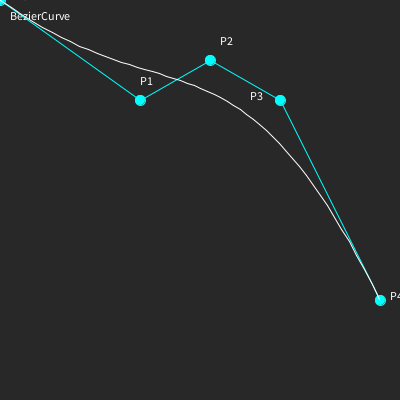
Frame 1 (no input)
Frame 60 (the mouse pressed at the canvas centre just before this capture): identical to frame 1, image omitted
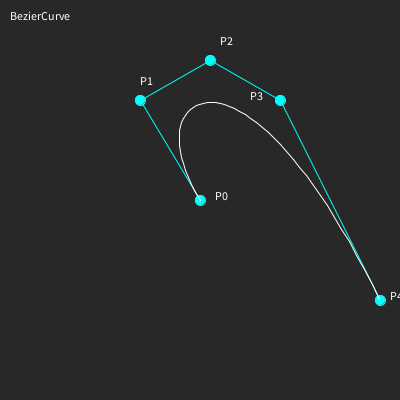
Frame 120 (the mouse held since frame 60 and released just before this capture)

The Processing sketch that drew these frames (run headless with seeded random() and noise(); from frame 60 on, the mouse is pressed at the canvas centre):

// Processing sketch: sketch_4_1
// ── sketch_4_1.pde
class BezierCurve {

  PVector P0, P1, P2, P3, P4;
  PVector[] R;
  int tn;

  BezierCurve() {
    P0 = new PVector(); P0.x =  20; P0.y = 300;
    P1 = new PVector(); P1.x = 140; P1.y = 100;
    P2 = new PVector(); P2.x = 210; P2.y = 60;
    P3 = new PVector(); P3.x = 280; P3.y = 100;
    P4 = new PVector(); P4.x = 380; P4.y = 300;

    tn = 50;
    R = new PVector[tn+1];
  }

  void draw() {

    int   i, tt;
    float t=0.0;
    float ts = (float)1 / tn;
    float B40t, B41t, B42t, B43t, B44t;

    stroke(0, 255, 255);
    fill(0, 255, 255, 30);
    //quad(P0.x, P0.y, P1.x, P1.y, P2.x, P2.y, P3.x, P3.y);
    line(P0.x, P0.y, P1.x, P1.y);
    line(P1.x, P1.y, P2.x, P2.y);
    line(P2.x, P2.y, P3.x, P3.y);
    line(P3.x, P3.y, P4.x, P4.y);

    fill(0, 255, 255);
    ellipse(P0.x, P0.y, 10, 10);
    ellipse(P1.x, P1.y, 10, 10);
    ellipse(P2.x, P2.y, 10, 10);
    ellipse(P3.x, P3.y, 10, 10);
    ellipse(P4.x, P4.y, 10, 10);

    // text control points
    fill(255, 255, 255);
    text("P0", P0.x+15, P0.y   ); // p0
    text("P1", P1.x,    P1.y-15); // p1
    text("P2", P2.x+10, P2.y-15); // p2
    text("P3", P3.x-30, P3.y   ); // p3
    text("P4", P4.x+10, P4.y);

    noFill();
    stroke(255, 255, 255);

    for(tt = 0; tt <= tn ; tt+=1) {
        B40t =  (1-t) * (1-t) * (1-t) * (1-t);
        B41t =  4 * (1-t) * (1-t) * (1-t) * t;
        B42t =  6 * (1-t) * (1-t) * t * t;
        B43t =  4 * (1-t) * t * t * t;
        B44t =  t * t * t * t;
        R[tt] = new PVector();
        R[tt].x = B40t*P0.x + B41t*P1.x + B42t*P2.x + B43t*P3.x + B44t*P4.x;
        R[tt].y = B40t*P0.y + B41t*P1.y + B42t*P2.y + B43t*P3.y + B44t*P4.y;
        if(tt != 0) line(R[tt-1].x, R[tt-1].y, R[tt].x, R[tt].y);

      t = t + ts;
    }
  }
}

BezierCurve b0;
void setup() {
  size(400, 400);
  b0 = new BezierCurve();
}

void draw() {
  background(40);

  text("BezierCurve", 10, 20);

  b0.P0.x = mouseX; b0.P0.y = mouseY;

  b0.draw();
}
